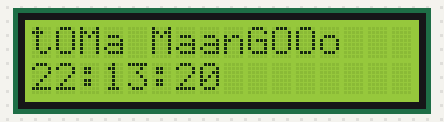
This sketch was run on a simulated Arduino Uno, built with avr-gcc and run on an emulated ATmega328P. Shown: 16×2 character LCD.

Above: at 0.1 s.
At 4.1 s:
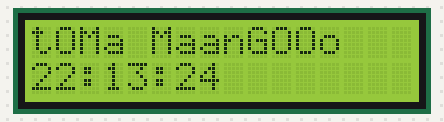
At 9.1 s:
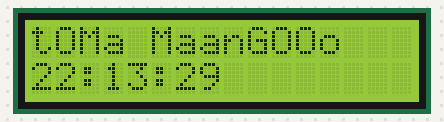
At 19.1 s:
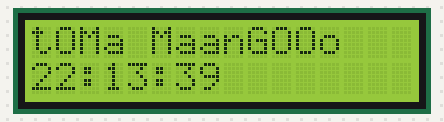
At 28.1 s:
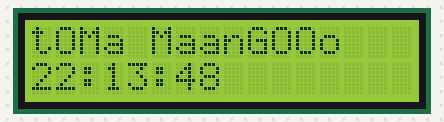
At 38.1 s:
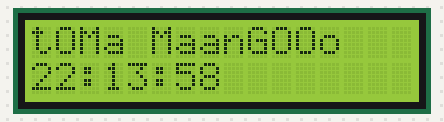

The sketch:

lcd_clock.ino
```cpp
#include <Wire.h>
#include <LiquidCrystal_I2C.h>

// The common LCD1602 I2C backpack address is 0x27.
LiquidCrystal_I2C lcd(0x27, 16, 2);

unsigned long lastTickMillis = 0;
int hours = 0;
int minutes = 0;
int seconds = 0;

// Seeds the clock from the sketch's compile time (__TIME__ is "HH:MM:SS").
void seedTimeFromCompileTime() {
	sscanf(__TIME__, "%d:%d:%d", &hours, &minutes, &seconds);
}

void printTime() {
	char buf[9];
	sprintf(buf, "%02d:%02d:%02d", hours, minutes, seconds);
	lcd.setCursor(0, 1);
	lcd.print(buf);
}

void setup() {
	lcd.init();
	lcd.backlight();
	lcd.setCursor(0, 0);
	lcd.print("tOMa MaanGOOo");
	seedTimeFromCompileTime();
	printTime();
	lastTickMillis = millis();
}

void loop() {
	if (millis() - lastTickMillis >= 1000) {
		lastTickMillis += 1000;

		seconds++;
		if (seconds >= 60) {
			seconds = 0;
			minutes++;
			if (minutes >= 60) {
				minutes = 0;
				hours = (hours + 1) % 24;
			}
		}

		printTime();
	}
}
```

Measured:
- what the display in image 1 shows lasts 1.0 s, from 4.1 s to 5.1 s
